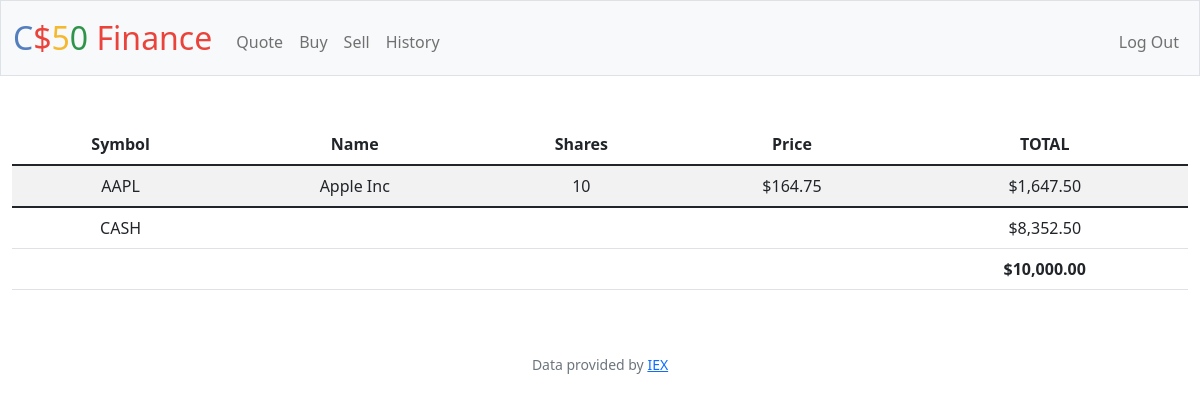
/ (signed in), run on the app's committed database.
### tables this page shows
CREATE TABLE "transactions" (
id INTEGER PRIMARY KEY AUTOINCREMENT NOT NULL,
    user_id INTEGER NOT NULL,
    type TEXT NOT NULL,
    company TEXT NOT NULL,
    symbol TEXT NOT NULL,
    price NUMERIC NOT NULL,
    shares NUMERIC NOT NULL,
    date DATETIME NOT NULL,
    FOREIGN KEY(user_id) REFERENCES users(id)
);

CREATE TABLE users (id INTEGER PRIMARY KEY AUTOINCREMENT NOT NULL, username TEXT NOT NULL, hash TEXT NOT NULL, cash NUMERIC NOT NULL DEFAULT 10000.00);

### app.py (the view)
@app.route("/")
@login_required
def index():
    userId = session["user_id"]
    userCash = db.execute("SELECT * FROM users WHERE id = ?", userId)[0]["cash"]
    userPortfolio = db.execute("SELECT company, symbol, price, SUM(shares) AS shares FROM transactions WHERE user_id = ? GROUP BY symbol", userId)
    portfolioValue = 0
    for row in userPortfolio:
        portfolioValue += row["price"] * row["shares"]
    totalValue = portfolioValue + userCash
    return render_template("index.html", userPortfolio=userPortfolio, userCash=userCash, portfolioValue=portfolioValue, totalValue=totalValue, usd=usd)

### app.py (called while the page is built)
@app.after_request
def after_request(response):
    response.headers["Cache-Control"] = "no-cache, no-store, must-revalidate"
    response.headers["Expires"] = 0
    response.headers["Pragma"] = "no-cache"
    return response

### helpers.py (called while the page is built)
def login_required(f):
    @wraps(f)
    def decorated_function(*args, **kwargs):
        if session.get("user_id") is None:
            return redirect("/login")
        return f(*args, **kwargs)
    return decorated_function

def usd(value):
    return f"${value:,.2f}"

### templates/index.html (shortened to what this page needs)
{% extends "layout.html" %}
{% block main %}
    <table class="table table-striped">
        <thead>
            <tr>
                <th>Symbol</th>
                <th>Name</th>
                <th>Shares</th>
                <th>Price</th>
                <th>TOTAL</th>
            </tr>
        </thead>
        <tbody>
            {% for row in userPortfolio %}
                <tr>
                    <td>{{ row["symbol"] }}</td>
                    <td>{{ row["company"] }}</td>
                    <td>{{ row["shares"] }}</td>
                    <td>{{ usd(row["price"]) }}</td>
                    <td>{{ usd(row["shares"] * row["price"]) }}</td>
                </tr>
            {% endfor %}
        </tbody>
        <tfoot>
            <tr>
                <td>CASH</td>
                <td colspan="3"></td>
                <td>{{ usd(userCash) }}</td>
            </tr>
            <tr>
                <td colspan="4"></td>
                <td><strong>{{ usd(totalValue) }}</strong></td>
            </tr>
        </tfoot>
    </table>
{% endblock %}

### data on the page
transactions: symbol "AAPL", company "Apple Inc", shares "10", price "$164.75", shares "$1,647.50"
users: cash "$8,352.50"

### other printed values
{{ usd(totalValue) }} "$10,000.00"
